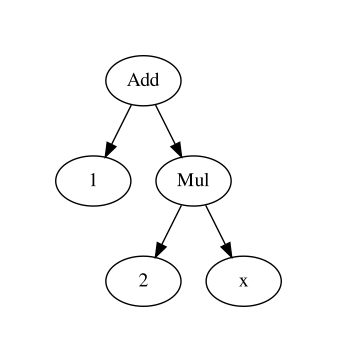

Reproduce this figure in Python.
import sympy as sp
import graphviz

x = sp.Symbol('x')
eq = 2*x + 1

dot_str = sp.printing.dot.dotprint(eq)
dot = graphviz.Source(dot_str)
dot.render('sympy_test')
